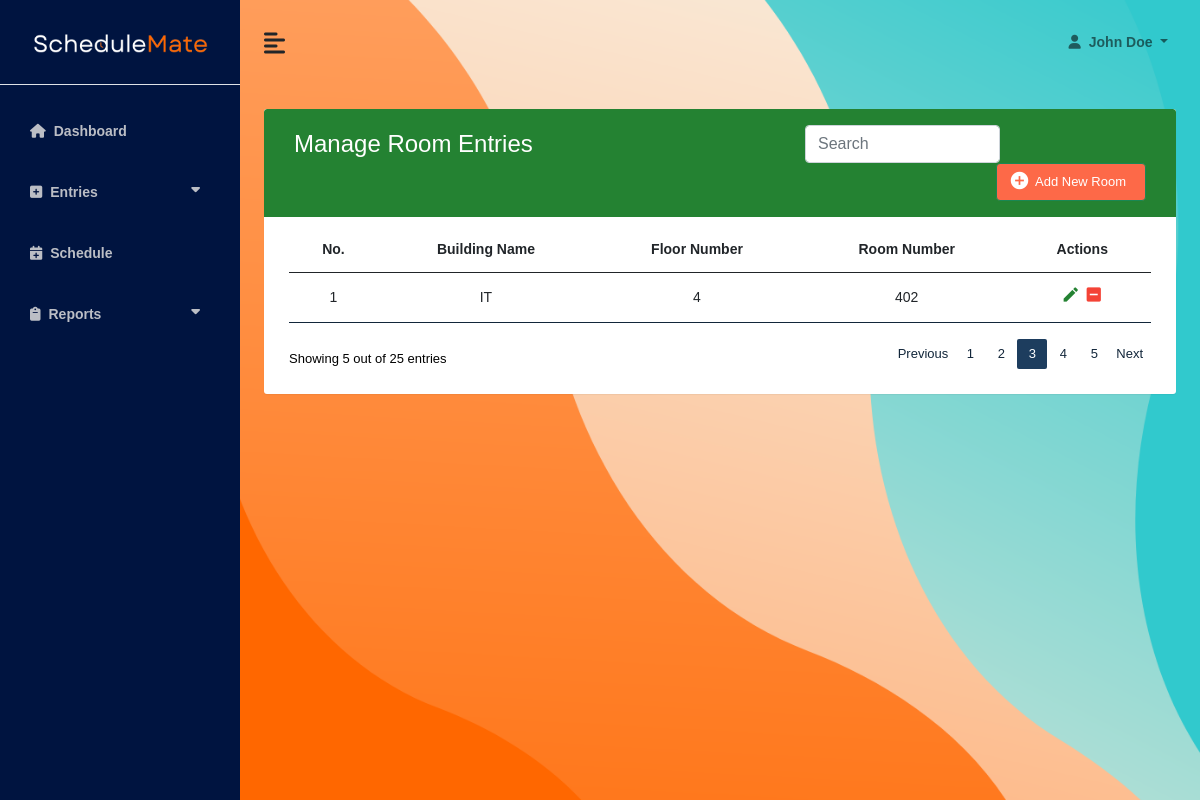
Page /room_index.php on the committed database.
### tables this page shows
CREATE TABLE `tb_room` (
  `roomID` int(255) NOT NULL,
  `roomBuild` varchar(255) NOT NULL,
  `roomFloornum` int(255) NOT NULL,
  `roomNum` varchar(255) NOT NULL,
  `roomStatus` tinyint(1) NOT NULL DEFAULT 1
);

### room_index.php (the view, shortened to what this page needs)
<?php
include 'room_all_process.php';
?>
<!DOCTYPE html>
<html lang="en">
<head>
    <link rel="stylesheet" href="https://cdn.jsdelivr.net/npm/bootstrap@5.0.0-beta3/dist/css/bootstrap.min.css" />
    <link rel="stylesheet" href="https://cdnjs.cloudflare.com/ajax/libs/font-awesome/6.5.1/css/all.min.css" />
    <link rel="stylesheet" href="CSS/dashboard.css" />
    <link rel="stylesheet" href="CSS/content.css" />
</head>
<body>
    <div class="d-flex" id="wrapper">
        <div class="secondary-bg" id="sidebar-wrapper">
            <div class="sidebar-heading text-center py-4 primary-text fs-4 fw-bold border-bottom">
                <img src="images/logo.png" alt="smlogo" class="logo">
            </div>
            <div class="list-group list-group-flush my-3">
                <a href="dashboard.php" class="list-group-item list-group-item bg-transparent second-text fw-bold"><i class="fas fa-house me-2"></i>Dashboard</a>
                <a href="#" class="list-group-submenu list-group-item bg-transparent second-text fw-bold"><i class="fas fa-square-plus me-2"></i>Entries <i class="fa-solid fa-caret-down"></i></a>
                <a href="schedule_index.php" class="list-group-item list-group-item bg-transparent second-text fw-bold"><i class="fas fa-regular fa-calendar-plus me-2"></i>Schedule</a>
                <a href="#" class="list-group-submenu list-group-item bg-transparent second-text fw-bold"><i class="fas fa-solid fa-clipboard me-2"></i>Reports <i class="fa-solid fa-caret-down"></i></a>
            </div>
        </div>
        <div id="page-content-wrapper">
            <nav class="navbar navbar-expand-lg navbar-light bg-transparent py-4 px-4">
                <div class="d-flex align-items-center">
                    <i class="fas fa-align-left fs-4 me-3" id="menu-toggle"></i>
                </div>
                <div class="collapse navbar-collapse" id="navbarSupportedContent">
                    <ul class="navbar-nav ms-auto mb-2 mb-lg-0">
                        <li class="nav-item dropdown">
                            <a class="nav-link dropdown-toggle second-text fw-bold" href="#" id="navbarDropdown" role="button" data-bs-toggle="dropdown" aria-expanded="false">
                                <i class="fas fa-user me-2"></i>John Doe
                            </a>
                        </li>
                    </ul>
                </div>
            </nav>
            <div class="container-fluid px-4">
                <div class="row g-3 my-2">
                    <div class="container">
                        <div class="table-wrapper">
                            <div class="table-title">
                                <div class="row">
                                    <div class="col-sm-7">
                                        <h2>Manage Room Entries</h2>
                                    </div>
                                    <div class="col-sm-3">
                                        <input class="form-control" id="tableSearch" type="text" placeholder="Search">
                                    </div>
                                    <div class="col">
                                        <a href="#addRoom" class="btn btn-success" data-bs-toggle="modal"><i class="material-icons">&#xE147;</i><span>Add New Room</span></a>
                                    </div>
                                </div>
                            </div>
                            <div class="table-responsive">
                                <table class="table table-hover">
                                    <thead>
                                        <tr>
                                            <th>No.</th>
                                            <th>Building Name</th>
                                            <th>Floor Number</th>
                                            <th>Room Number</th>
                                            <th>Actions</th>
                                        </tr>
                                    </thead>
                                    <tbody id="myTable">
                                        <?php
                                        $result_active = mysqli_query($conn, "SELECT * FROM tb_room WHERE roomStatus = 1");
                                        $i = 1;
                                        while ($row = mysqli_fetch_array($result_active)) {
                                        ?>
                                            <tr>
                                                <td><?php echo $i; ?></td>
                                                <td><?php echo $row["roomBuild"] ?></td>
                                                <td><?php echo $row["roomFloornum"] ?></td>
                                                <td><?php echo $row["roomNum"] ?></td>
                                                <td>
                                                    <a href="" name="room_edit" class="edit" data-bs-toggle="modal"><i class="material-icons" data-bs-toggle="tooltip" title="Edit">&#xe254;</i></a>
                                                    <a href="#statusRoom" class="status" data-bs-toggle="modal" data-roomid="<?php echo $row['roomID']; ?>"><i class="material-icons" data-bs-toggle="tooltip" title="Status">&#xe909;</i></a>
                                                </td>
                                            </tr>
                                        <?php
                                            $i++;
                                        }
                                        ?>
                                    </tbody>
                                </table>
                                <div class="clearfix">
                                    <div class="hint-text">Showing <b>5</b> out of <b>25</b> entries</div>
                                    <ul class="pagination">
                                        <li class="page-item"><a href="#" class="page-link">Previous</a></li>
                                        <li class="page-item"><a href="#" class="page-link">1</a></li>
                                        <li class="page-item"><a href="#" class="page-link">2</a></li>
                                        <li class="page-item active"><a href="#" class="page-link">3</a></li>
                                        <li class="page-item"><a href="#" class="page-link">4</a></li>
                                        <li class="page-item"><a href="#" class="page-link">5</a></li>
                                        <li class="page-item"><a href="#" class="page-link">Next</a></li>
                                    </ul>
                                </div>
                            </div>
                        </div>
                    </div>
                </div>
            </div>
        </div>
    </div>
</body>
</html>

### CSS/dashboard.css (style rules this page uses)
:root { --main-bg-color: #FF6700; --main-text-color: #FF6700; --second-text-color: #bbbec5; --second-bg-color: #001440; --third-text-color: #FCF9F9; }
.primary-text { color: var(--main-text-color); }
.second-text { color: var(--second-text-color); }
.secondary-bg { background-color: var(--second-bg-color); }
#wrapper { overflow-x: hidden; background-image: url("../images/bg.png"); background-repeat: no-repeat; background-size: cover; background-position: center; }
#sidebar-wrapper { min-height: 100vh; margin-left: -15rem; -webkit-transition: margin 0.25s ease-out; -moz-transition: margin 0.25s ease-out; -o-transition: margin 0.25s ease-out; transition: margin 0.25s ease-out; }
#sidebar-wrapper .sidebar-heading { padding: 0.875rem 1.25rem; font-size: 1.2rem; }
#sidebar-wrapper .list-group { width: 15rem; }
#page-content-wrapper { min-width: 100vw; }
#menu-toggle { cursor: pointer; }
.logo { width: 175px; margin-bottom: -50px; margin-top: -50px; }
.list-group-submenu { margin-left: 0px; }
.list-group-item { border: none; padding: 20px 30px; }
.sidebar-submenu ul, li, a { text-decoration: none; list-style-type: none; font-size: 14px; }
.fa-caret-down { float: right; padding-right: 10px; }
@media (min-width: 768px) { #sidebar-wrapper { margin-left: 0; } }
@media (min-width: 768px) { #page-content-wrapper { min-width: 0; width: 100%; } }

### CSS/content.css (style rules this page uses)
body { background: #fff; font-family: 'Lexend', sans-serif; font-size: 14px; font-weight: 100; }
.table-wrapper { background: #fff; padding: 20px 25px; border-radius: 3px; box-shadow: 0 1px 1px rgba(0, 0, 0, .05); overflow-x: auto; width: 100%; }
.container { margin-right: auto; margin-left: auto; max-width: 1200px; }
.table-title { padding-bottom: 15px; background: #248232; color: #fff; padding: 16px 30px; margin: -20px -25px 10px; border-radius: 3px 3px 0 0; }
.table-title h2 { margin: 5px 0 0; font-size: 24px; }
.table-responsive { width: 100%; overflow-x: auto; }
.table-title .btn { color: #fff; background: #fd6948; float: right; font-size: 13px; min-width: 150px; border-radius: .25rem; min-height: 38px; }
.col-sm-3 { color: #fff; font-size: 11px; border-radius: 2px; }
.table-title .btn i { float: left; font-size: 21px; margin-right: 5px; }
.table-title .btn span { float: left; margin-top: 2px; }
table.table tr th, table.table tr td { border-color: #12263A; padding: 12px 15px; vertical-align: middle; text-align: center; }
table.table th { text-align: center; }
table.table td a { font-weight: bold; color: #FFFFEB; display: inline-block; text-decoration: none; }
table.table td a.edit { color: #248232; }
table.table td a.status { color: #F44336; }
table.table td i { font-size: 19px; }
.pagination { float: right; margin: 0 0 5px; }
.pagination li a { border: none; font-size: 13px; min-width: 30px; min-height: 30px; color: #12263A; background-color: #fff; margin: 0 2px; line-height: 30px; border-radius: 2px !important; text-align: center; padding: 0 6px; }
.pagination li.active a, .pagination li.active a.page-link { background: #1D3D5E; }
.hint-text { float: left; margin-top: 10px; font-size: 13px; color: black; }

### rows in the picture
tb_room: roomBuild "IT", roomFloornum "4", roomNum "402"
